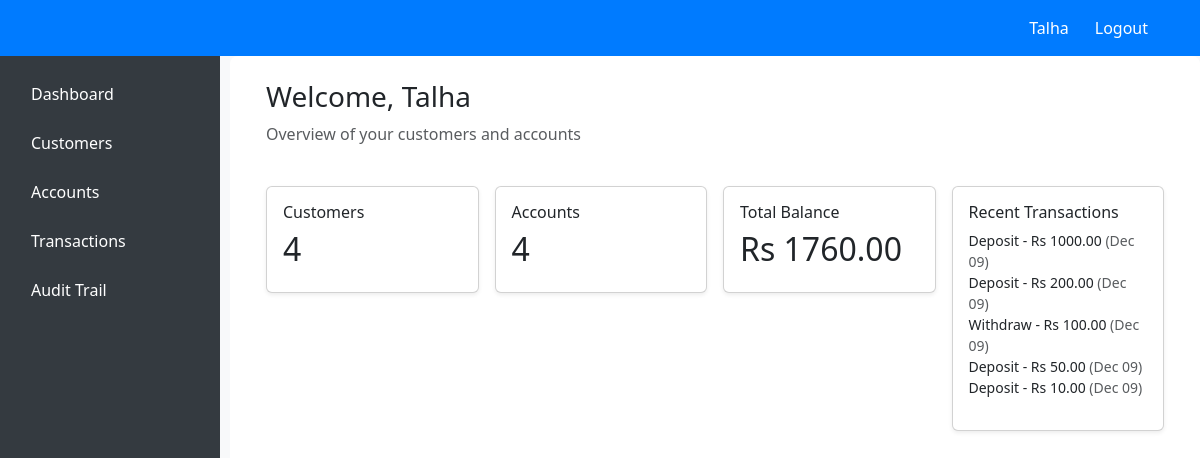
/dashboard (signed in), run on the app's committed database.
### app.py (models this page shows)
class Txn(db.Model):
    __tablename__ = "txn_history"
    tid = db.Column(db.Integer, primary_key=True)
    debit = db.Column(db.Integer, nullable=True)
    credit = db.Column(db.Integer, nullable=True)
    amount = db.Column(db.Float, nullable=False)
    nature = db.Column(db.String(20), nullable=False)
    timestamp = db.Column(db.DateTime, default=datetime.utcnow)
    uid = db.Column(db.Integer)

### app.py (the view)
@app.route("/dashboard")
@login_required
def home():
    uid = session["user_id"]
    custs = Customer.query.filter_by(owner=uid).all()
    accs = Account.query.join(Customer).filter(Customer.owner == uid).all()
    total = sum(a.funds for a in accs)
    last_txn = Txn.query.filter_by(uid=uid).order_by(Txn.timestamp.desc()).limit(5).all()
    return render_template(
        "index.html",
        cust_count=len(custs),
        acc_count=len(accs),
        total_balance=total,
        recent=last_txn
    )

### app.py (called while the page is built)
def login_required(view):
    @wraps(view)
    def secured(*args, **kwargs):
        if "user_id" not in session:
            return redirect("/login")
        return view(*args, **kwargs)
    return secured

### Templates/index.html (shortened to what this page needs)
{% extends 'base.html' %}
{% block content %}
<div class="row mb-4">
<div class="col-12">
<h3>Welcome, {{ session.username }}</h3>
<p class="text-muted">Overview of your customers and accounts</p>
</div>
</div>
<div class="row g-3">
<div class="col-md-3">
<div class="card p-3 shadow-sm">
<h6>Customers</h6>
<h2>{{ cust_count }}</h2>
</div>
</div>
<div class="col-md-3">
<div class="card p-3 shadow-sm">
<h6>Accounts</h6>
<h2>{{ acc_count }}</h2>
</div>
</div>
<div class="col-md-3">
<div class="card p-3 shadow-sm">
<h6>Total Balance</h6>
<h2>Rs {{ '%.2f'|format(total_balance) }}</h2>
</div>
</div>
<div class="col-md-3">
<div class="card p-3 shadow-sm">
<h6>Recent Transactions</h6>
<ul class="list-unstyled small">
{% for t in recent %}
<li>{{ t.nature }} - Rs {{ '%.2f'|format(t.amount) if t.amount else '0.00' }} <span class="text-muted">({{ t.timestamp.strftime('%b %d') }})</span></li>
{% else %}
<li class="text-muted">No recent transactions</li>
{% endfor %}
</ul>
</div>
</div>
</div>
{% endblock %}

### Templates/base.html (shortened to what this page needs)
<!doctype html>
<html lang="en">
<head>
<link href="https://cdn.jsdelivr.net/npm/bootstrap@5.3.2/dist/css/bootstrap.min.css" rel="stylesheet">
</head>
<body>
<nav class="navbar navbar-expand-lg navbar-dark">
<div class="container-fluid">
<div class="collapse navbar-collapse" id="navmenu">
<ul class="navbar-nav ms-auto me-3">
{% if session.get('username') %}
<li class="nav-item">
<a class="nav-link" href="#">{{ session.username }}</a>
</li>
<li class="nav-item">
<a class="nav-link" href="/logout">Logout</a>
</li>
{% else %}
<li class="nav-item"><a class="nav-link" href="/login">Login</a></li>
{% endif %}
</ul>
</div>
</div>
</nav>
<div class="d-flex">
<aside class="sidebar p-3">
<ul class="nav flex-column">
<li class="nav-item"><a class="nav-link" href="/dashboard">Dashboard</a></li>
<li class="nav-item"><a class="nav-link" href="/clients">Customers</a></li>
<li class="nav-item"><a class="nav-link" href="/bank">Accounts</a></li>
<li class="nav-item"><a class="nav-link" href="/transactions">Transactions</a></li>
<li class="nav-item"><a class="nav-link" href="/trail">Audit Trail</a></li>
</ul>
</aside>
<main class="flex-grow-1 p-4">
<div class="container-fluid">
{% block content %}{% endblock %}
</div>
</main>
</div>
</body>
</html>

### Templates/base.html (style rules this page uses)
body { font-family: 'Segoe UI', Tahoma, Geneva, Verdana, sans-serif; background-color: #f8f9fa; margin: 0; padding: 0; }
.sidebar { width: 220px; min-height: 100vh; background-color: #343a40; }
.sidebar .nav-link { color: #ffffff; padding: 10px 15px; margin-bottom: 5px; border-radius: 5px; transition: background 0.3s, color 0.3s; }
.navbar { background-color: #007bff; padding: 0.5rem 1rem; }
.navbar .nav-link { color: #fff; margin-left: 10px; }
main { background-color: #ffffff; padding: 20px; border-radius: 8px; margin-left: 10px; }

### data on the page
Txn: nature "Deposit", amount "1000.00", timestamp "Dec 09"
Txn: nature "Deposit", amount "200.00", timestamp "Dec 09"
Txn: nature "Withdraw", amount "100.00", timestamp "Dec 09"
Txn: nature "Deposit", amount "50.00", timestamp "Dec 09"
Txn: nature "Deposit", amount "10.00", timestamp "Dec 09"

### other printed values
{{ session.username }} "Talha"
{{ cust_count }} "4"
{{ acc_count }} "4"
{{ '%.2f'|format(total_balance) }} "1760.00"
